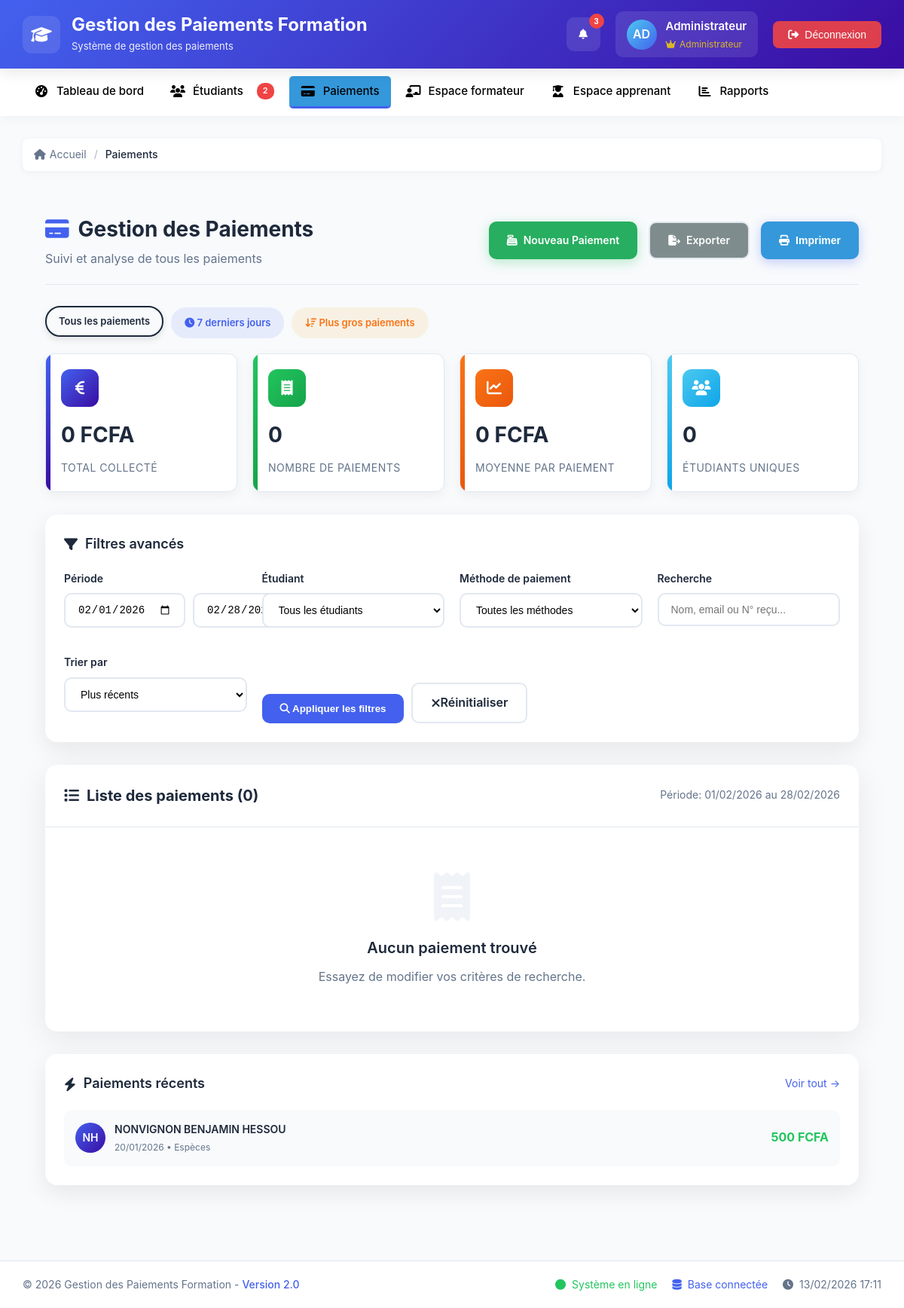
The app's page /payments.php (signed in) with its own data.
### tables this page shows
CREATE TABLE `payments` (
  `id` int(11) NOT NULL,
  `student_id` int(11) NOT NULL,
  `amount` decimal(10,2) NOT NULL,
  `payment_date` date NOT NULL,
  `payment_method` enum('Espèces','Carte','Virement','Chèque') NOT NULL,
  `receipt_number` varchar(50) DEFAULT NULL,
  `notes` text DEFAULT NULL,
  `created_at` timestamp NOT NULL DEFAULT current_timestamp()
);

CREATE TABLE `students` (
  `id` int(11) NOT NULL,
  `first_name` varchar(100) NOT NULL,
  `last_name` varchar(100) NOT NULL,
  `email` varchar(255) NOT NULL,
  `phone` varchar(20) DEFAULT NULL,
  `formation_type` varchar(100) DEFAULT NULL,
  `total_amount` decimal(10,2) DEFAULT 0.00,
  `paid_amount` decimal(10,2) DEFAULT 0.00,
  `balance` decimal(10,2) DEFAULT 0.00,
  `registration_date` timestamp NOT NULL DEFAULT current_timestamp()
);

### includes/functions.php (called while the page is built, shortened)
<?php
function formatDate($date, $format = 'd/m/Y') {
    return date($format, strtotime($date));
}
function formatAmount($amount) {
    return number_format($amount, DECIMAL_PLACES, ',', ' ') . ' ' . APP_CURRENCY_SYMBOL;
}
?>

### payments.php (the view, shortened to what this page needs)
<?php
require_once 'includes/functions.php';
require_once 'config/database.php';
$start_date = $_GET['start_date'] ?? date('Y-m-01');
$end_date = $_GET['end_date'] ?? date('Y-m-t');
$payment_method = $_GET['payment_method'] ?? '';
$search = $_GET['search'] ?? '';
$status = $_GET['status'] ?? '';
$sort = $_GET['sort'] ?? 'recent';
$where = "WHERE 1=1";
$params = [];
if ($start_date && $end_date) {
    $where .= " AND p.payment_date BETWEEN ? AND ?";
    $params[] = $start_date;
    $params[] = $end_date;
}
$order_by = "ORDER BY ";
switch ($sort) {
    default:
        $order_by .= "p.payment_date DESC, p.created_at DESC";
}
$sql = "SELECT p.*, s.first_name, s.last_name, s.email, s.formation_type
        FROM payments p
        JOIN students s ON p.student_id = s.id
        $where
        $order_by";
$stmt = $pdo->prepare($sql);
$stmt->execute($params);
$payments = $stmt->fetchAll(PDO::FETCH_ASSOC);
$stats_sql = "SELECT
        COUNT(*) as count,
        SUM(p.amount) as total,
        AVG(p.amount) as average,
        MIN(p.amount) as min,
        MAX(p.amount) as max,
        COUNT(DISTINCT p.student_id) as unique_students
    FROM payments p
    $where
";
$stats_stmt = $pdo->prepare($stats_sql);
$stats_stmt->execute($params);
$stats = $stats_stmt->fetch(PDO::FETCH_ASSOC);
$recent_sql = "
    SELECT p.*, s.first_name, s.last_name
    FROM payments p
    JOIN students s ON p.student_id = s.id
    ORDER BY p.created_at DESC
    LIMIT 5
";
$recent_payments = $pdo->query($recent_sql)->fetchAll(PDO::FETCH_ASSOC);
?>
<!DOCTYPE html>
<html lang="fr">
<head>
    <link rel="stylesheet" href="assets/css/style.css">
    <link rel="stylesheet" href="https://cdnjs.cloudflare.com/ajax/libs/font-awesome/6.4.0/css/all.min.css">
</head>
<body>
    <?php include 'includes/header.php'; ?>
    <div class="payments-container">
        <div class="page-header">
            <div>
                <h1 class="page-title">
                    <i class="fas fa-credit-card"></i>
                    Gestion des Paiements
                </h1>
                <p style="color: var(--gray); margin-top: 5px;">Suivi et analyse de tous les paiements</p>
            </div>
            <div class="header-actions">
                <a href="add_payment.php" class="btn-action btn-success">
                    <i class="fas fa-cash-register"></i>
                    Nouveau Paiement
                </a>
                <a href="export_payments.php?<?php echo http_build_query($_GET); ?>" class="btn-action btn-secondary">
                    <i class="fas fa-file-export"></i>
                    Exporter
                </a>
                <button class="btn-action btn-primary" onclick="printReport()">
                    <i class="fas fa-print"></i>
                    Imprimer
                </button>
            </div>
        </div>
        <div class="status-badges">
            <a href="payments.php" class="status-badge all <?php echo !$status ? 'active' : ''; ?>">
                Tous les paiements
            </a>
            <a href="payments.php?status=recent<?php echo $start_date ? '&start_date=' . urlencode($start_date) . '&end_date=' . urlencode($end_date) : ''; ?>"
                class="status-badge recent <?php echo $status === 'recent' ? 'active' : ''; ?>">
                <i class="fas fa-clock"></i> 7 derniers jours
            </a>
            <a href="payments.php?sort=amount_desc<?php echo $start_date ? '&start_date=' . urlencode($start_date) . '&end_date=' . urlencode($end_date) : ''; ?>"
                class="status-badge large <?php echo $sort === 'amount_desc' ? 'active' : ''; ?>">
                <i class="fas fa-sort-amount-down"></i> Plus gros paiements
            </a>
        </div>
        <div class="stats-cards">
            <div class="stat-card total">
                <div class="stat-icon">
                    <i class="fas fa-euro-sign"></i>
                </div>
                <div class="stat-value"><?php echo formatAmount($stats['total'] ?? 0); ?></div>
                <div class="stat-label">Total collecté</div>
            </div>
            <div class="stat-card count">
                <div class="stat-icon">
                    <i class="fas fa-receipt"></i>
                </div>
                <div class="stat-value"><?php echo $stats['count'] ?? 0; ?></div>
                <div class="stat-label">Nombre de paiements</div>
            </div>
            <div class="stat-card average">
                <div class="stat-icon">
                    <i class="fas fa-chart-line"></i>
                </div>
                <div class="stat-value"><?php echo formatAmount($stats['average'] ?? 0); ?></div>
                <div class="stat-label">Moyenne par paiement</div>
            </div>
            <div class="stat-card students">
                <div class="stat-icon">
                    <i class="fas fa-users"></i>
                </div>
                <div class="stat-value"><?php echo $stats['unique_students'] ?? 0; ?></div>
                <div class="stat-label">Étudiants uniques</div>
            </div>
        </div>
        <div class="filters-section">
            <div class="filters-header">
                <h3 class="filters-title">
                    <i class="fas fa-filter"></i>
                    Filtres avancés
                </h3>
            </div>
            <form method="GET" class="filters-grid">
                <div class="filter-group">
                    <label class="filter-label">Période</label>
                    <div style="display: grid; grid-template-columns: 1fr 1fr; gap: 10px;">
                        <input type="date" name="start_date" class="filter-input" value="<?php echo $start_date; ?>">
                        <input type="date" name="end_date" class="filter-input" value="<?php echo $end_date; ?>">
                    </div>
                </div>
                <div class="filter-group">
                    <label class="filter-label">Étudiant</label>
                    <select name="student_id" class="filter-select">
                        <option value="">Tous les étudiants</option>
                    </select>
                </div>
                <div class="filter-group">
                    <label class="filter-label">Méthode de paiement</label>
                    <select name="payment_method" class="filter-select">
                        <option value="">Toutes les méthodes</option>
                    </select>
                </div>
                <div class="filter-group">
                    <label class="filter-label">Recherche</label>
                    <input type="text" name="search" class="filter-input" placeholder="Nom, email ou N° reçu..."
                        value="<?php echo htmlspecialchars($search); ?>">
                </div>
                <div class="filter-group">
                    <label class="filter-label">Trier par</label>
                    <select name="sort" class="filter-select">
                        <option value="recent" <?php echo $sort === 'recent' ? 'selected' : ''; ?>>Plus récents</option>
                    </select>
                </div>
                <div class="filter-actions">
                    <button type="submit" class="btn-filter">
                        <i class="fas fa-search"></i>
                        Appliquer les filtres
                    </button>
                    <a href="payments.php" class="btn-reset">
                        <i class="fas fa-times"></i>
                        Réinitialiser
                    </a>
                </div>
            </form>
        </div>
        <div class="payments-table-container">
            <div class="table-header">
                <h3 class="table-title">
                    <i class="fas fa-list"></i>
                    Liste des paiements (<?php echo count($payments); ?>)
                </h3>
                <div class="table-actions">
                    <span style="font-size: 14px; color: var(--gray);">
                        Période: <?php echo formatDate($start_date); ?> au <?php echo formatDate($end_date); ?>
                    </span>
                </div>
            </div>
            <?php if (empty($payments)): ?>
            <div class="empty-state">
                <i class="fas fa-receipt"></i>
                <h3>Aucun paiement trouvé</h3>
                <p><?php echo $start_date || $payment_method || $search ? 'Essayez de modifier vos critères de recherche.' : 'Aucun paiement enregistré pour le moment.'; ?>
                </p>
            </div>
            <?php endif; ?>
        </div>
        <?php if (!empty($recent_payments)): ?>
        <div class="recent-payments">
            <div class="recent-header">
                <h3 class="recent-title">
                    <i class="fas fa-bolt"></i>
                    Paiements récents
                </h3>
                <a href="payments.php?status=recent"
                    style="font-size: 14px; color: var(--primary); text-decoration: none;">
                    Voir tout →
                </a>
            </div>
            <div class="recent-list">
                <?php foreach ($recent_payments as $payment): ?>
                <div class="recent-item">
                    <div class="recent-student">
                        <div class="recent-avatar">
                            <?php echo strtoupper(substr($payment['first_name'], 0, 1) . substr($payment['last_name'], 0, 1)); ?>
                        </div>
                        <div class="recent-info">
                            <h4><?php echo htmlspecialchars($payment['first_name'] . ' ' . $payment['last_name']); ?>
                            </h4>
                            <p><?php echo formatDate($payment['payment_date']); ?> •
                                <?php echo $payment['payment_method']; ?></p>
                        </div>
                    </div>
                    <div class="recent-amount">
                        <?php echo formatAmount($payment['amount']); ?>
                    </div>
                </div>
                <?php endforeach; ?>
            </div>
        </div>
        <?php endif; ?>
    </div>
    <?php include 'includes/footer.php'; ?>
</body>
</html>

### assets/css/style.css (style rules this page uses)
* { margin: 0; padding: 0; box-sizing: border-box; }
body { font-family: 'Segoe UI', Tahoma, Geneva, Verdana, sans-serif; background: #f5f5f5; color: #333; line-height: 1.6; }
label { display: block; margin-bottom: 5px; font-weight: bold; }
.btn-primary { background: #3498db; color: white; }
.btn-success { background: #27ae60; color: white; }
.btn-secondary { background: #7f8c8d; color: white; }

### includes/header.php (style rules this page uses)
:root { --primary: #4361ee; --primary-dark: #3a0ca3; --secondary: #4cc9f0; --success: #22c55e; --warning: #f97316; --danger: #ef4444; --light: #f8fafc; --dark: #1e293b; --gray: #64748b; --light-gray: #e2e8f0; }
* { margin: 0; padding: 0; box-sizing: border-box; }
body { font-family: 'Inter', -apple-system, BlinkMacSystemFont, 'Segoe UI', sans-serif; background-color: #f8fafc; color: var(--dark); min-height: 100vh; }

### records on screen
payments: student.last_name "NH", student.last_name "NONVIGNON BENJAMIN HESSOU", payment_date "20/01/2026", payment_method "Espèces", amount "500 FCFA"

### other values on screen
SITE_NAME "Gestion des Paiements Formation"
$initials "AD"
$_SESSION['full_name'] "Administrateur"
$student_count "2"
$page_names[$current_page] "Paiements"
formatAmount($stats['total'] ?? 0) "0 FCFA"
$stats['count'] "0"
formatAmount($stats['average'] ?? 0) "0 FCFA"
$stats['unique_students'] "0"
count($payments) "0"
formatDate($start_date) "01/02/2026"
formatDate($end_date) "28/02/2026"
